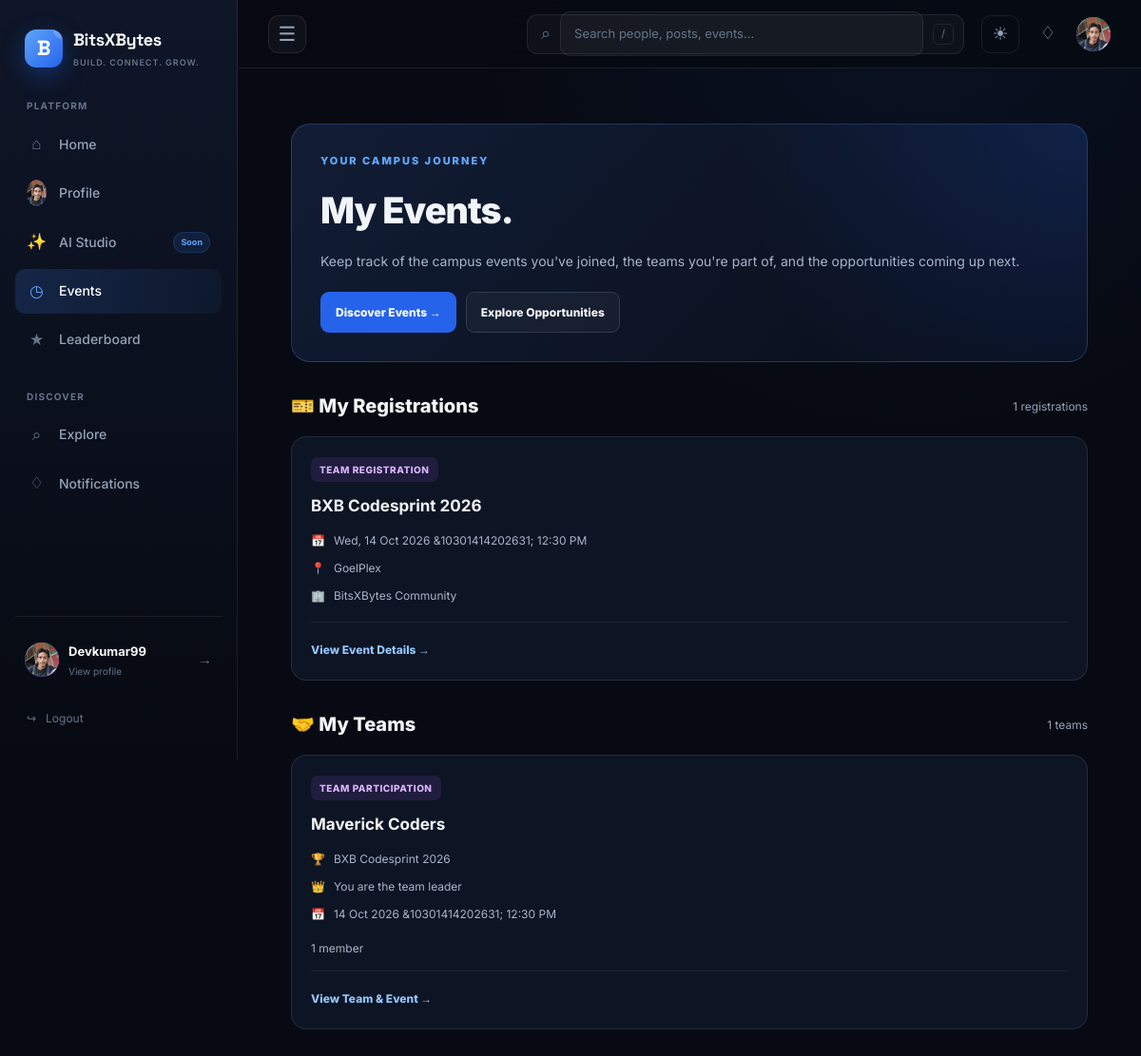
The page /events/my-events/ (signed in) on the database as committed earlier.
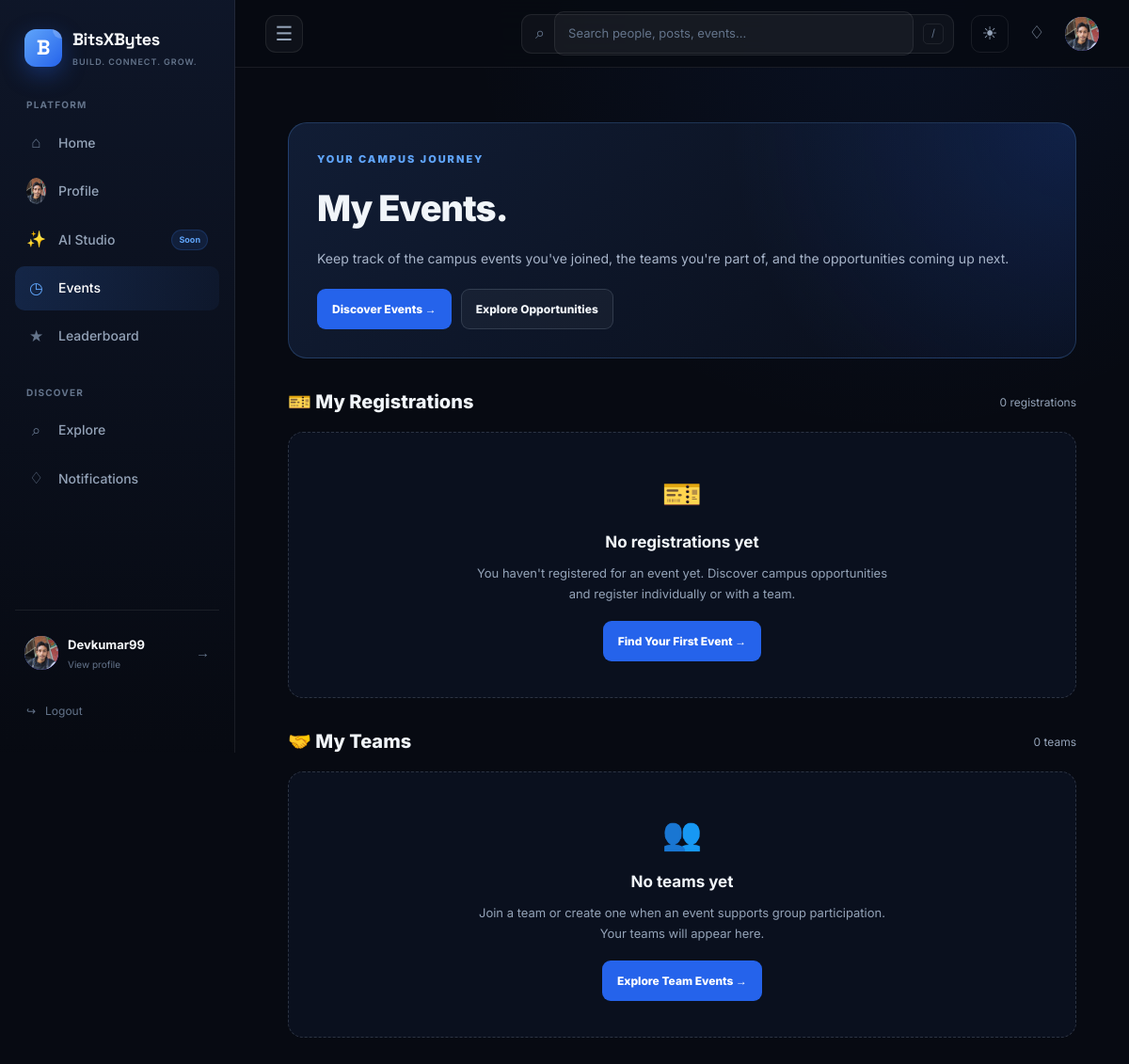
The same page on the database as committed later.
### events/models.py (models this page shows, shortened)
class EventRegistration(models.Model):
    class RegistrationType(models.TextChoices):
        INDIVIDUAL = "individual", "Individual"
        TEAM = "team", "Team"
    class Status(models.TextChoices):
        REGISTERED = "registered", "Registered"
        CANCELLED = "cancelled", "Cancelled"
    event = models.ForeignKey(
        Event,
        on_delete=models.CASCADE,
        related_name="registrations",
    )
    user = models.ForeignKey(
        settings.AUTH_USER_MODEL,
        on_delete=models.CASCADE,
        related_name="event_registrations",
    )
    registration_type = models.CharField(
        max_length=10,
        choices=RegistrationType.choices,
    )
    status = models.CharField(
        max_length=10,
        choices=Status.choices,
        default=Status.REGISTERED,
    )
    registered_at = models.DateTimeField(auto_now_add=True)
    class Meta:
        ordering = ["-registered_at"]
        constraints = [
            models.UniqueConstraint(
                fields=["event", "user"],
                name="unique_event_registration_per_user",
            )
        ]

class Event(models.Model):
    class ParticipationType(models.TextChoices):
        INDIVIDUAL = "individual", "Individual"
        TEAM = "team", "Team"
        BOTH = "both", "Individual or Team"
    class Status(models.TextChoices):
        DRAFT = "draft", "Draft"
        PUBLISHED = "published", "Published"
        CANCELLED = "cancelled", "Cancelled"
        COMPLETED = "completed", "Completed"
    title = models.CharField(max_length=200)
    slug = models.SlugField(max_length=220, unique=True)
    description = models.TextField()
    organizer = models.CharField(max_length=150)
    venue = models.CharField(max_length=200, blank=True)
    start_date = models.DateTimeField()
    end_date = models.DateTimeField()
    registration_deadline = models.DateTimeField()
    participation_type = models.CharField(
        max_length=10,
        choices=ParticipationType.choices,
        default=ParticipationType.BOTH,
    )
    max_participants = models.PositiveIntegerField(
        null=True,
        blank=True,
        help_text="Leave blank for unlimited individual registrations.",
    )
    min_team_size = models.PositiveIntegerField(default=2)
    max_team_size = models.PositiveIntegerField(default=4)
    image = models.URLField(
        blank=True,
        help_text="Optional public image URL for the event banner.",
    )
    banner = models.ImageField(
        upload_to="events/banners/",
        blank=True,
        help_text="Upload a banner image for your event.",
    )
    poster = models.ImageField(
        upload_to="events/posters/",
        blank=True,
        help_text="Upload the promotional poster for your event.",
    )
    registration_link = models.URLField(
        blank=True,
        help_text="Optional external registration link.",
    )
    status = models.CharField(
        max_length=12,
        choices=Status.choices,
        default=Status.DRAFT,
    )
    created_by = models.ForeignKey(
        settings.AUTH_USER_MODEL,
        on_delete=models.SET_NULL,
        null=True,
        blank=True,
        related_name="created_events",
    )
    created_at = models.DateTimeField(auto_now_add=True)
    updated_at = models.DateTimeField(auto_now=True)
    class Meta:
        ordering = ["start_date", "title"]

class EventTeam(models.Model):
    event = models.ForeignKey(
        Event,
        on_delete=models.CASCADE,
        related_name="teams",
    )
    name = models.CharField(max_length=100)
    leader = models.ForeignKey(
        settings.AUTH_USER_MODEL,
        on_delete=models.CASCADE,
        related_name="led_event_teams",
    )
    members = models.ManyToManyField(
        settings.AUTH_USER_MODEL,
        through="EventTeamMembership",
        related_name="event_teams",
    )
    created_at = models.DateTimeField(auto_now_add=True)
    class Meta:
        constraints = [
            models.UniqueConstraint(
                fields=["event", "name"],
                name="unique_team_name_per_event",
            )
        ]

### events/views.py (the view)
# urls.py: path("my-events/", views.my_events, name="my_events"),
@login_required
def my_events(request):
    registrations = (
        EventRegistration.objects.filter(
            user=request.user,
            status=EventRegistration.Status.REGISTERED,
        )
        .select_related("event")
        .order_by("event__start_date")
    )
    teams = (
        EventTeam.objects.filter(members=request.user)
        .select_related("event", "leader")
        .annotate(member_count=Count("members", distinct=True))
        .order_by("event__start_date")
    )
    return render(
        request,
        "events/my_events.html",
        {
            "registrations": registrations,
            "teams": teams,
        },
    )

### templates/events/my_events.html (shortened to what the changed rows need)
{% extends "base.html" %}
{% block content %}
<div class="my-events-page">
    <section class="my-events-hero">
        <h1>My Events.</h1>
    </section>
    <section class="my-events-section">
        <div class="my-events-section-header">
            <h2>&#127915; My Registrations</h2>
            <span class="my-events-count">
                {{ registrations|length }} registrations
            </span>
        </div>
        {% if registrations %}
            <div class="my-events-grid">
                {% for registration in registrations %}
                    <article class="my-event-card">
                        {% if registration.registration_type == "team" %}
                            <span class="my-event-status my-event-status-team">
                                Team Registration
                            </span>
                        {% else %}
                            <span class="my-event-status">
                                Individual Registration
                            </span>
                        {% endif %}
                        <h3>
                            <a href="{% url 'events:event_detail' registration.event.slug %}">
                                {{ registration.event.title }}
                            </a>
                        </h3>
                        <div class="my-event-meta">
                            <div class="my-event-meta-row">
                                <span>&#128197;</span>
                                <span>
                                    {{ registration.event.start_date|date:"D, d M Y &middot; h:i A" }}
                                </span>
                            </div>
                            <div class="my-event-meta-row">
                                <span>&#128205;</span>
                                <span>
                                    {{ registration.event.venue|default:"Venue to be announced" }}
                                </span>
                            </div>
                            <div class="my-event-meta-row">
                                <span>&#127970;</span>
                                <span>{{ registration.event.organizer }}</span>
                            </div>
                        </div>
                        <div class="my-event-card-footer">
                            <a href="{% url 'events:event_detail' registration.event.slug %}"
                               class="my-event-link">
                                View Event Details &rarr;
                            </a>
                        </div>
                    </article>
                {% endfor %}
            </div>
        {% else %}
            <div class="my-events-empty">
                <div class="my-events-empty-icon">&#127915;</div>
                <h3>No registrations yet</h3>
                <p>
                    You haven't registered for an event yet. Discover campus
                    opportunities and register individually or with a team.
                </p>
                <a href="{% url 'events:event_list' %}" class="my-events-btn">
                    Find Your First Event &rarr;
                </a>
            </div>
        {% endif %}
    </section>
    <section class="my-events-section">
        <div class="my-events-section-header">
            <h2>&#129309; My Teams</h2>
            <span class="my-events-count">
                {{ teams|length }} teams
            </span>
        </div>
        {% if teams %}
            <div class="my-events-grid">
                {% for team in teams %}
                    <article class="my-event-card">
                        <span class="my-event-status my-event-status-team">
                            Team Participation
                        </span>
                        <h3>{{ team.name }}</h3>
                        <div class="my-event-meta">
                            <div class="my-event-meta-row">
                                <span>&#127942;</span>
                                <span>{{ team.event.title }}</span>
                            </div>
                            <div class="my-event-meta-row">
                                <span>&#128081;</span>
                                <span>
                                    {% if team.leader_id == request.user.id %}
                                        You are the team leader
                                    {% else %}
                                        Team leader: {{ team.leader }}
                                    {% endif %}
                                </span>
                            </div>
                            <div class="my-event-meta-row">
                                <span>&#128197;</span>
                                <span>
                                    {{ team.event.start_date|date:"d M Y &middot; h:i A" }}
                                </span>
                            </div>
                        </div>
                        <p class="my-events-team-members">
                            {{ team.member_count }} member{{ team.member_count|pluralize }}
                        </p>
                        <div class="my-event-card-footer">
                            <a href="{% url 'events:event_detail' team.event.slug %}"
                               class="my-event-link">
                                View Team & Event &rarr;
                            </a>
                        </div>
                    </article>
                {% endfor %}
            </div>
        {% else %}
            <div class="my-events-empty">
                <div class="my-events-empty-icon">&#128101;</div>
                <h3>No teams yet</h3>
                <p>
                    Join a team or create one when an event supports group
                    participation. Your teams will appear here.
                </p>
                <a href="{% url 'events:event_list' %}" class="my-events-btn">
                    Explore Team Events &rarr;
                </a>
            </div>
        {% endif %}
    </section>
</div>
{% endblock %}

Rows that differ between the two databases and show on the page:
no longer on this page (row edited): EventRegistration: registration_type "TEAM REGISTRATION", event "BXB Codesprint 2026", event.start_date "Wed, 14 Oct 2026 &10301414202631; 12:30 PM", event.venue "GoelPlex", event.organizer "BitsXBytes Community"
removed EventTeam: name "Maverick Coders", event "BXB Codesprint 2026", shows "You are the team leader", event.start_date "14 Oct 2026 &10301414202631; 12:30 PM", member_count "1"
Other text that changed with them:
{{ registrations|length }}: "1" → "0"
{{ teams|length }}: "1" → "0"
text now shown: "🎫 No registrations yet You haven't registered for an event yet. Discover campus opportunities and register individually or with a team. Find Your First Event → 👥 No teams yet Join a team or create one when an event supports group participation. Your teams will appear here. Explore Team Events →"
